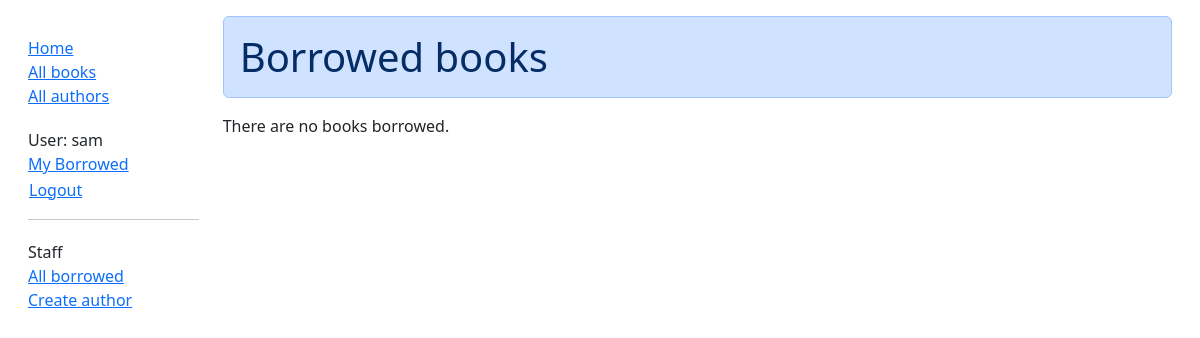
Page /catalog/mybooks/ (signed in) on the earlier database version.
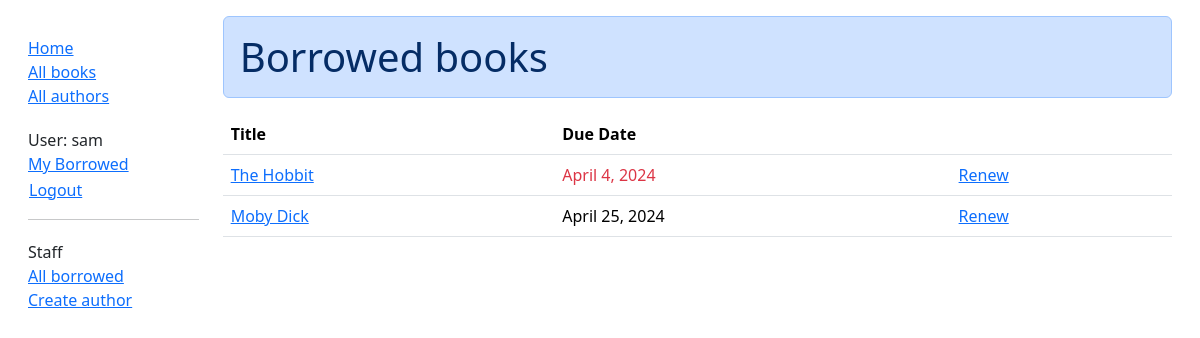
Same page on the later database version.
### catalog/models.py (models this page shows, shortened)
class BookInstance(models.Model):
    id = models.UUIDField(primary_key=True, default=uuid.uuid4,
                          help_text="Unique ID for this particular book across whole library")
    book = models.ForeignKey('Book', on_delete=models.RESTRICT, null=True)
    imprint = models.CharField(max_length=200)
    due_back = models.DateField(null=True, blank=True)
    borrower = models.ForeignKey(settings.AUTH_USER_MODEL, on_delete=models.SET_NULL, null=True, blank=True)
    @property
    def is_overdue(self):
        return bool(self.due_back and date.today() > self.due_back)
    LOAN_STATUS = (
        ('m', 'Maintenance'),
        ('o', 'On loan'),
        ('a', 'Available'),
        ('r', 'Reserved'),
    )
    status = models.CharField(
        max_length=1,
        choices=LOAN_STATUS,
        blank=True,
        default='m',
        help_text='Book availability',
    )
    class Meta:
        ordering = ['due_back']
        permissions = (("can_mark_returned", "Set book as returned"),)

class Book(models.Model):
    title = models.CharField(max_length=200)
    author = models.ForeignKey('Author', on_delete=models.RESTRICT, null=True)
    summary = models.TextField(
        max_length=1000,
        help_text="Enter a brief description of the book"
    )
    isbn = models.CharField(
        "ISBN",
        max_length=13,
        unique=True,
        help_text='13 Character <a href="https://www.isbn-international.org/content/what-isbn''">ISBN number</a>'
    )
    genre = models.ManyToManyField(Genre, help_text="Select a genre for this book")
    def display_genre(self):
        return ', '.join(genre.name for genre in self.genre.all()[:3])
    display_genre.short_description = 'Genre'

### catalog/views.py (the view)
# urls.py: path('mybooks/', views.LoanedBooksByUserListView.as_view(), name='my-borrowed'),
class LoanedBooksByUserListView(LoginRequiredMixin,generic.ListView):
    model = BookInstance
    template_name = 'catalog/bookinstance_list_borrowed_user.html'
    paginate_by = 10
    def get_queryset(self):
        return (
            BookInstance.objects.filter(borrower=self.request.user)
            .filter(status__exact='o')
            .order_by('due_back')
        )

### catalog/templates/catalog/bookinstance_list_borrowed_user.html
{% extends "base_generic.html" %}
{% block content %}
    <h1 class="alert alert-primary">Borrowed books</h1>
    {% if bookinstance_list %}
    <table class="table">
      <thead class="thead-dark">
        <tr>
          <th scope="col">Title</th>
          <th scope="col">Due Date</th>
          <th scopr="col"></th>
        </tr>
      </thead>
      <tbody>
      {% for bookinst in bookinstance_list %}
      <tr>
        <td><a href="{% url 'book-detail' bookinst.book.pk %}">{{ bookinst.book.title }}</a> </td>
        <td class="{% if bookinst.is_overdue %}text-danger{% endif %}">{{ bookinst.due_back}}</td>
        <td>{% if perms.catalog.can_mark_returned %}<a href="{% url 'renew-book-librarian' bookinst.id %}">Renew</a>{% endif %}</td>
      </tr>
      {% endfor %}
    </tbody>
    </table>
    {% else %}
      <p>There are no books borrowed.</p>
    {% endif %}
{% endblock %}

Differences in the rows shown:
now on this page (row edited): BookInstance: book "The Hobbit", due_back "April 4, 2024"
added BookInstance: book "Moby Dick", due_back "April 25, 2024"
Other differences:
text no longer shown: "There are no books borrowed."
text now shown: "Title Due Date"
